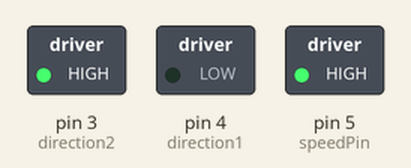
Simulated run of this sketch. Board: Arduino Uno, built with avr-gcc and run on an emulated ATmega328P. Shown: switched loads named in the sketch (green lamp = pin HIGH).

Above: at 0.1 s.
Timing chart, 0 to 1.6 s (numbered marks = the images above):
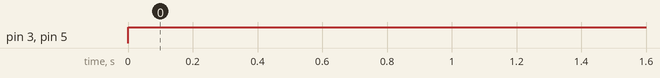

Measured:
- by itself, pin 3 (direction2), pin 5 (speedPin): LOW → HIGH at 0.00 s

The sketch:

v37-dcmotor.ino
```cpp
int speedPin = 5;
int direction1 = 4;
int direction2 = 3;
int motorSpeed = 255; // Between 0 and 255


void setup() {
  pinMode(speedPin, OUTPUT);
  pinMode(direction1, OUTPUT);
  pinMode(direction2, OUTPUT);
  Serial.begin(9600);

}

void loop() {

  //Turns it on
  digitalWrite(direction1, LOW);
  digitalWrite(direction2, HIGH);
  // Sets speed
  analogWrite(speedPin, motorSpeed);
}
```
